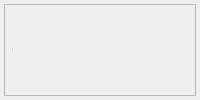
  <widget class="OBSDock" name="sourcesDock">
   <property name="features">
    <set>QDockWidget::AllDockWidgetFeatures</set>
   </property>
   <property name="windowTitle">
    <string>Basic.Main.Sources</string>
   </property>
   <attribute name="dockWidgetArea">
    <number>8</number>
   </attribute>
   <widget class="QWidget" name="dockWidgetContents_6">
    <layout class="QVBoxLayout" name="verticalLayout_5">
     <property name="leftMargin">
      <number>4</number>
     </property>
     <property name="topMargin">
      <number>4</number>
     </property>
     <property name="rightMargin">
      <number>4</number>
     </property>
     <property name="bottomMargin">
      <number>4</number>
     </property>
     <item>
      <widget class="QFrame" name="sourcesFrame">
       <property name="sizePolicy">
        <sizepolicy hsizetype="Expanding" vsizetype="Expanding">
         <horstretch>0</horstretch>
         <verstretch>0</verstretch>
        </sizepolicy>
       </property>
       <property name="minimumSize">
        <size>
         <width>160</width>
         <height>0</height>
        </size>
       </property>
       <property name="frameShape">
        <enum>QFrame::StyledPanel</enum>
       </property>
       <property name="frameShadow">
        <enum>QFrame::Sunken</enum>
       </property>
       <layout class="QVBoxLayout" name="verticalLayout_17">
        <property name="spacing">
         <number>0</number>
        </property>
        <property name="leftMargin">
         <number>0</number>
        </property>
        <property name="topMargin">
         <number>0</number>
        </property>
        <property name="rightMargin">
         <number>0</number>
        </property>
        <property name="bottomMargin">
         <number>0</number>
        </property>
        <item>
         <widget class="QToolBar" name="sourcesToolbar">
          <property name="iconSize">
           <size>
            <width>16</width>
            <height>16</height>
           </size>
          </property>
          <property name="floatable">
           <bool>false</bool>
          </property>
          <addaction name="actionAddSource"/>
          <addaction name="actionRemoveSource"/>
          <addaction name="actionSourceProperties"/>
          <addaction name="separator"/>
          <addaction name="actionSourceUp"/>
          <addaction name="actionSourceDown"/>
         </widget>
        </item>
        <item>
         <spacer name="sourcesFixedSizeHSpacer">
          <property name="orientation">
           <enum>Qt::Horizontal</enum>
          </property>
          <property name="sizeType">
           <enum>QSizePolicy::Fixed</enum>
          </property>
          <property name="sizeHint" stdset="0">
           <size>
            <width>150</width>
            <height>0</height>
           </size>
          </property>
         </spacer>
        </item>
       </layout>
      </widget>
     </item>
    </layout>
   </widget>
  </widget>
